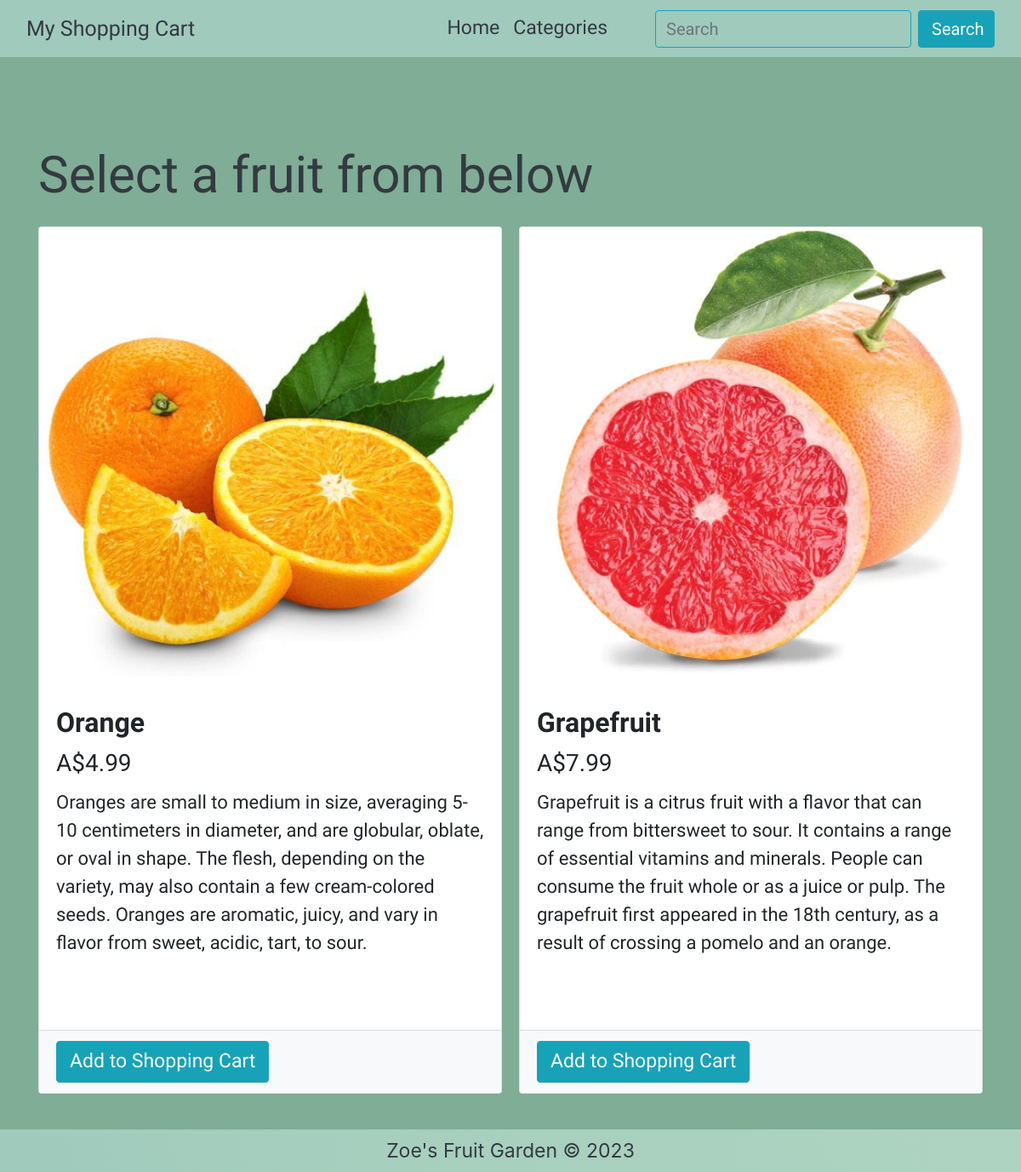
The app's page /fruits/2/ with its own data.
### storeapp/models.py (models this page shows, shortened)
class Fruit(db.Model):
    __tablename__ = 'fruits'
    id = db.Column(db.Integer, primary_key=True)
    name = db.Column(db.String(64),nullable=False)
    description = db.Column(db.String(500), nullable=False)
    image = db.Column(db.String(60), nullable=False)
    price = db.Column(db.Float, nullable=False)
    category_id = db.Column(db.Integer, db.ForeignKey('category.id'))

### storeapp/views.py (the view)
@main_bp.route('/fruits/<int:categoryid>/')
def category_fruits(categoryid):
    fruits = Fruit.query.filter(Fruit.category_id==categoryid).all()
    return render_template('fruits.html', fruits = fruits)

### storeapp/templates/fruits.html (shortened to what this page needs)
{% extends 'base.html' %}
{% block main %}
<section>
    <div class="text-dark" style="padding-top: 90px;">
        <div>
            <p class="h1 text-dark font-effect-shadow-multiple mb-4" style="font-family: Sofia, sans-serif;">Select a
                fruit from below</p>
        </div>
    </div>
    <div class="card-columns" style="font-family:Trirong, sans-serif;">
        {% for fruit in fruits %}
        <div class="card">
            <img class="card-img-top" src="{{ url_for('static', filename='img/'+fruit.image) }}" alt="{{fruit.name}}">
            <div class="card-body">
                <h2 class="card-title" style="font-weight: bolder;">{{ fruit.name }}</h2>
                <h3 class="card-title">A${{ fruit.price }}</h3>
                <p class="card-text" style="font-size: 22px;">{{ fruit.description }}</p>
            </div>
            <div class="card-footer">
                <form action="{{ url_for('main.order') }}" method="GET">
                    <button class="btn btn-info" type="submit">Add to
                        Shopping Cart</button>
                </form>
            </div>
        </div>
        {% endfor %}
    </div>
</section>
{% endblock %}

### storeapp/templates/base.html (style rules this page uses)
html, body { height: 100%; margin: 0; padding: 0; }
body { background-color: #7fad96; }

### storeapp/templates/fruits.html (style rules this page uses)
@media (min-width: 992px) { .card-columns { column-count: 2; } }
@media (min-width: 992px) { .card-body { height: 400px; } }
@media (min-width: 992px) { .h1 { font-size: 60px; } }
@media (min-width: 992px) { p { font-size: 20px; } }
@media (min-width: 992px) { .btn { font-size: 23px; padding-inline: 15px; } }
.card { margin-bottom: 20px; }
.card-footer { background-color: #f8f9fa; }

### records on screen
Fruit: image+name (picture), name "Orange", price "4.99", description "Oranges are small to medium in size, averaging 5-10 centimeters in diameter, and are globular, oblate, or oval in shape. The flesh, depending on the variety, may also contain a few cream-colored seeds. Oranges are aromatic, juicy, and vary in flavor from sweet, acidic, tart, to sour."
Fruit: image+name (picture), name "Grapefruit", price "7.99", description "Grapefruit is a citrus fruit with a flavor that can range from bittersweet to sour. It contains a range of essential vitamins and minerals. People can consume the fruit whole or as a juice or pulp. The grapefruit first appeared in the 18th century, as a result of crossing a pomelo and an orange."
